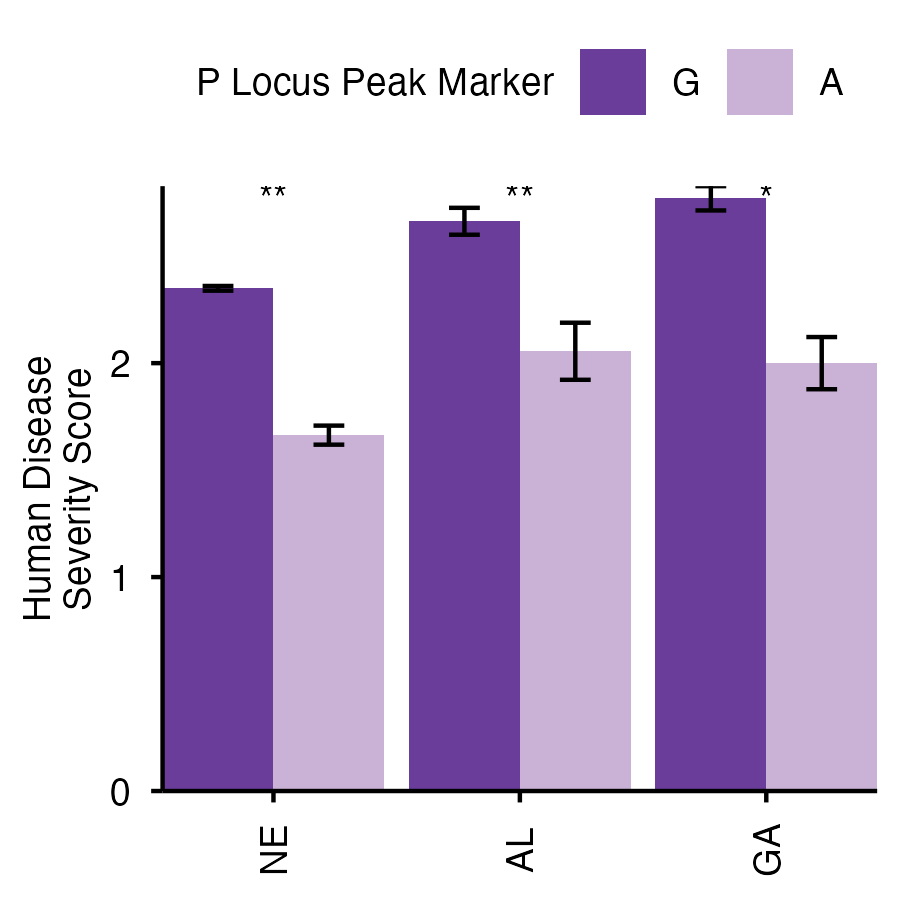

This figure's R source:
library(tidyverse)
library(paletteer)
library(cowplot)
library(vcfR)
theme_use <- theme_minimal() +
  theme(axis.text.x = element_text(size = 9, color = 'black', margin = margin(0, 0, 0, 0), 
                                   vjust = 0.5, hjust = 0.5),
        axis.text.y = element_text(size = 9, color = 'black', vjust = 0.5, hjust = 0.5),
        legend.text = element_text(size = 9, color = 'black', vjust = 0.5, hjust = 0.5),
        plot.title = element_text(size = 9, color = 'black', vjust = 0, hjust = 0.5),
        plot.subtitle = element_text(size = 9, color = 'black', vjust = 0, hjust = 0.5),
        text = element_text(size = 9, color = 'black'),
        legend.position = 'top',
        line = element_line(color = 'black', linewidth = 1),
        axis.ticks = element_line(color = 'black', linewidth = 0.5),
        axis.line.x.bottom = element_line(color = 'black', linewidth = 0.5),
        axis.line.y.left = element_line(color = 'black', linewidth = 0.5),
        panel.grid = element_blank(), 
        panel.background = element_blank())

plotAssociationStability <- function(.data, trait, marker, colors = c('blue', 'red'), trait_name = NULL, marker_name = NULL, pvals = NULL)
{
  trait_str <- as.character(deparse(substitute(trait)))
  marker_str <- as.character(deparse(substitute(marker)))
  if(is.null(trait_name)) {trait_name <- trait_str}
  if(is.null(marker_name)) {trait_name <- marker_str}
  .data <- .data %>% filter(!is.na({{ marker }}) & !is.na({{ trait }}))
  present_environments <- levels(.data[['environment']])[levels(.data[['environment']]) %in% unique(as.character(.data[['environment']]))]
  
  if(is.null(pvals))
  {
    pvals <- list()
    for(e in present_environments)
    {
      pvals[[e]] <- wilcox.test(as.formula(str_c(trait_str, ' ~ `', marker_str, '`')),
                                data = .data,
                                subset = .data[['environment']]==e,
                                conf.int = TRUE)$p.value
    }
  }

  significance <- c()
  for(e in present_environments)
  {
    p <- pvals[[e]]

    if(is.na(p))
    {
      significance <- c(significance, '')
    }
    else if(p < 0.0001)
    {
      significance <- c(significance, '****')
    }
    else if(p < 0.001)
    {
      significance <- c(significance, '***')
    }
    else if(p < 0.01)
    {
      significance <- c(significance, '**')
    }
    else if(p < 0.05)
    {
      significance <- c(significance, '*')
    }
    else
    {
      significance <- c(significance, '')
    }
  }
  
  df <- .data %>%
    group_by(environment, {{ marker }}) %>% 
    summarise(mean = mean({{ trait }}, na.rm = TRUE),
              se = sd({{ trait }}, na.rm = TRUE)/sqrt(n()), 
              n = n())
  df %>% 
    select(environment, {{ marker }}, n) %>%
    arrange(environment, {{ marker }}) %>% 
    print()
  
  plot <- ggplot(df, aes(environment, mean, fill = {{ marker }})) + 
    geom_col(position = position_dodge(width = 0.9)) + 
    geom_errorbar(aes(ymin = mean - se, ymax = mean + se), 
                  position = position_dodge(width = 0.9), 
                  width = 0.25) + 
    annotate(geom = 'text',
             x = present_environments,
             y = max(df$mean, na.rm = TRUE), 
             label = significance, 
             size = 9, 
             size.unit = 'pt') + 
    scale_x_discrete(name = NULL, 
                     expand = c(0, 0)) + 
    scale_y_continuous(name = trait_name, 
                       expand = c(0, 0)) +
    scale_fill_manual(name = marker_name,
                      values = colors, 
                      labels = str_split(deparse(substitute(marker)), ':')[[1]][3:4]) + 
    theme_use + 
    theme(axis.text.x = element_text(size = 9, color = 'black', margin = margin(0, 0, 0, 0), 
                                     vjust = 0.5, hjust = 0.5, angle = 90))
  return(plot)
}

vcf_subset <- read.vcfR('subset_snps.recode.vcf')
vcf_gt <- matrix(vcf_subset@gt, nrow = dim(vcf_subset@fix)[1])
colnames(vcf_gt) <- colnames(vcf_subset@gt)
vcf_gt <- vcf_gt[, 2:ncol(vcf_gt)]
vcf_gt[vcf_gt=='1|1'] <- '1/1'
vcf_gt[vcf_gt=='0|0'] <- '0/0'
vcf_gt[vcf_gt =="0|1"] <- NA
vcf_gt[vcf_gt =="0/1"] <- NA
vcf <- as_tibble(t(vcf_gt), rownames = 'genotype')
colnames(vcf) <- c('genotype', 
                   str_c(vcf_subset@fix[, 'CHROM'], vcf_subset@fix[, 'POS'], vcf_subset@fix[, 'REF'], vcf_subset@fix[, 'ALT'], sep = ":"))

human_scores <- read_csv('human_disease_scores.csv')
genotypes_common <- read_csv('genotypes_common.csv')
nec_scores <- filter(human_scores, environment=='Nebraska2025' & (genotype %in% genotypes_common)) %>% 
  mutate(environment = 'Nebraska2025-Common')
human_scores <- bind_rows(human_scores, nec_scores) %>% 
  mutate(environment = factor(environment, 
                              levels = c('Nebraska2025', 'Nebraska2025-Common', 'Alabama2025', 'Georgia2025'), 
                              labels = c('NE', 'NE-C', 'AL', 'GA'))) %>% 
  left_join(vcf, join_by(genotype), relationship = 'many-to-one')

p_locus_scores_panicle <- read_csv('6:58476610:G:A_score_significance.csv') %>% 
  mutate(environment = c('AL', 'GA', 'NE', 'NE-C')) %>% 
  select(environment, p_value) %>% 
  deframe()

p_locus_scores <- plotAssociationStability(human_scores, human_score, `6:58476610:G:A`, colors = paletteer_d("RColorBrewer::Paired")[c(10, 9)], trait_name = 'Human Disease\nSeverity Score', marker_name = 'P Locus Peak Marker', pvals = p_locus_scores_panicle)
p_locus_scores
ggsave('p_locus_scores.png', plot = p_locus_scores, width = 3, height = 3)
